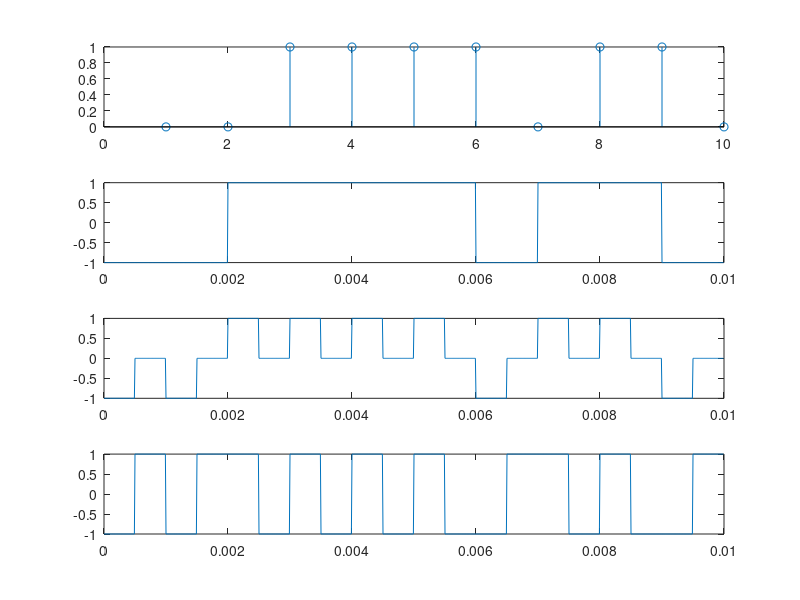
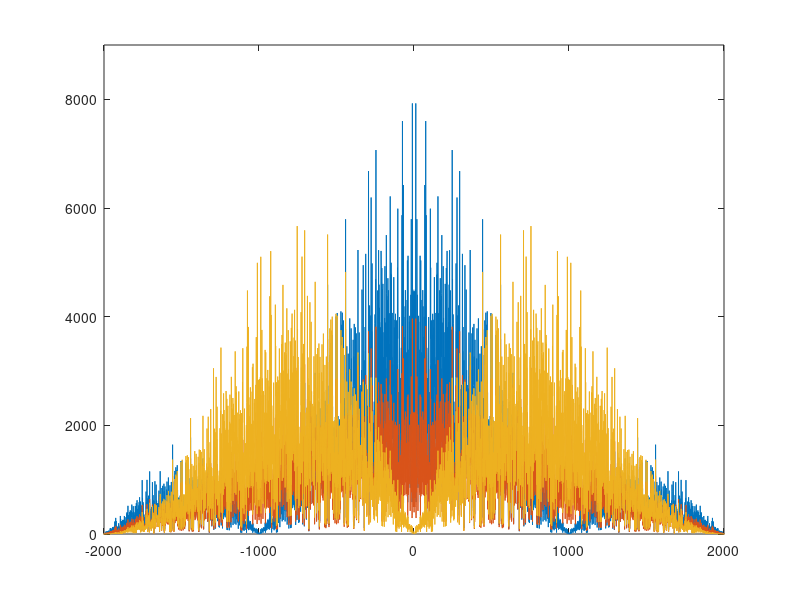

MATLAB code for these plots, in order:
clc;
clear;
o=randi([0,1],1,1000);
x0=zeros(1,100000);
x1=zeros(1,100000);
x2=zeros(1,100000);
x3=zeros(1,100000);
space=linspace(0,1,100000);

for i0 =1:1000
    x0(100*(i0-1)+1)=o(i0);
    for c0 = 2:100
        k0=100*(i0-1)+c0;
        x0(k0)=0;
    end
end

for i1 = 1:1000
    for c1 = 1:100
        k1=100*(i1-1)+c1;
        x1(k1)=(o(i1)-1/2)*2;
    end
end

for i2 = 1:1000
    for c2 = 1:50
        if o(i2)==0
        k2=100*(i2-1)+c2;
        x2(k2)=-1;
        x2(k2+50)=0;
        else
        k2=100*(i2-1)+c2;
        x2(k2)=1;
        x2(k2+50)=0;
        end
    end
end

for i3 = 1:1000
    for c3 = 1:50
        if o(i3)==0
        k3=100*(i3-1)+c3;
        x3(k3)=-1;
        x3(k3+50)=1;
        else
        k3=100*(i3-1)+c3;
        x3(k3)=1;
        x3(k3+50)=-1;
        end
    end
end
figure(1)
subplot(4,1,1);
stem([1:10],o(1:10))
subplot(4,1,2);
plot(space(1:1000),x1(1:1000))
subplot(4,1,3);
plot(space(1:1000),x2(1:1000))
subplot(4,1,4);
plot(space(1:1000),x3(1:1000))

figure(2)
L=100000;
fs=100000;
t = 0:(1/fs):(10-1/fs);
f=linspace(-fs/2,fs/2,L);
y1=fft(x1);
y11=abs(fftshift(y1));
y2=fft(x2);
y22=abs(fftshift(y2));
y3=fft(x3);
y33=abs(fftshift(y3));
plot(f,y11)
hold on
plot(f,y22)
hold on
plot(f,y33)
xlim([-2000 2000])
ylim([0 9000])
